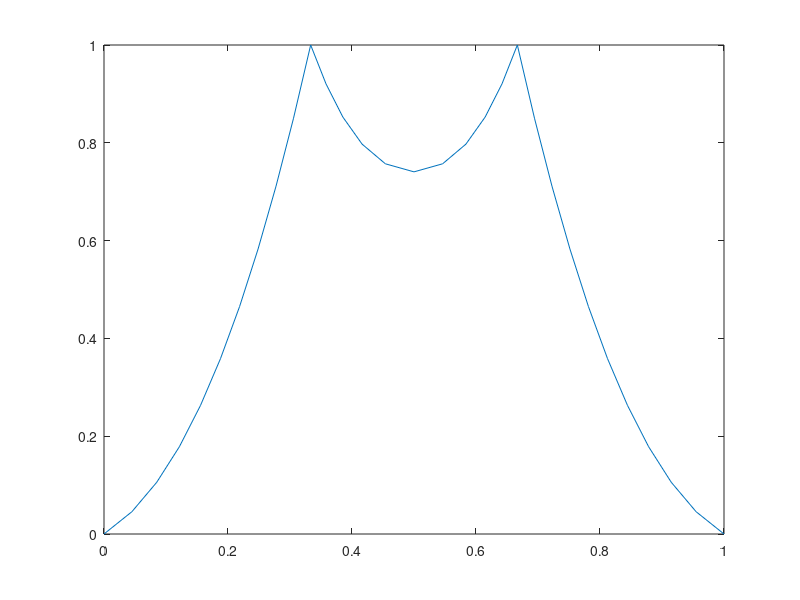
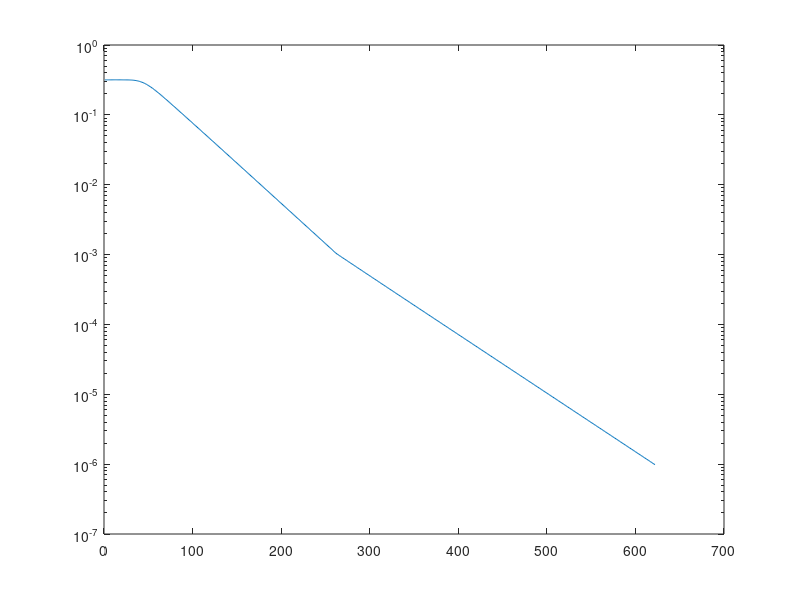

MATLAB code for these plots, in order:
%% variabler
masses = 31;
springs = masses-1;
K = 1;
kPart = K*springs;
massTot = 1;
massPart = massTot/masses;
originaLength = 1;
lengthPart = 1/springs;
alpha = 0.01;

forces = zeros(1,masses);
forceMaxPerIteration = [];

%% skapa  bestämda punkter
% col 1 x, col2 y, col 3 new x, col 4 new y
points = zeros(masses,4);

fixedPoint2Pos = round((masses+1)/3);
fixedPoint3Pos = round((masses+1)*2/3);
% x värden

points(1:fixedPoint2Pos,1)=linspace(0,1/3,fixedPoint2Pos);
% genererar punkter jämt fördelat mellan 1/3 och 2/3
AmountPointsBetween = fixedPoint3Pos-fixedPoint2Pos-1;
PointsBetween = linspace(1/3,2/3,AmountPointsBetween+2);
points(fixedPoint2Pos+1:fixedPoint3Pos-1,1) = PointsBetween(2:AmountPointsBetween+1);

points(fixedPoint3Pos:end,1) = linspace(2/3,1,(length(points)-fixedPoint3Pos+1));

%y värden
points(1:fixedPoint2Pos,2) = linspace(0,1,fixedPoint2Pos);
points(fixedPoint2Pos:fixedPoint3Pos,2) = linspace(1,1,(fixedPoint3Pos-fixedPoint2Pos+1));
points(fixedPoint3Pos:end,2) = linspace(1,0,(length(points)-fixedPoint3Pos+1));

points(:,3) = points(:,1);
points(:,4) = points(:,2);

%% fixpunktsiterera fram punkternas positioner

% fixpunkts iterera tills kraften är tillräkligt liten
forceMax = 1;
while forceMax > 10^-6
    % gör fixpunktsiterationen för alla punkter förutom de redan bestämda
    for k = 2:masses-1
        if k ~= fixedPoint2Pos && k ~= fixedPoint3Pos
            stretchedLength = @(xi,xj,yi,yj) sqrt((xj-xi)^2 + (yj-yi)^2);
            
            stretchedLengthRight = stretchedLength(points(k,1), points(k+1,1), points(k,2), points(k+1,2));
            FxRight = kPart * (stretchedLengthRight-lengthPart)*( ( points(k+1,1)-points(k,1) ) / stretchedLengthRight);
            FyRight = kPart * (stretchedLengthRight-lengthPart)*( ( points(k+1,2)-points(k,2) ) / stretchedLengthRight);
            
            stretchedLengthLeft = stretchedLength(points(k,1), points(k-1,1), points(k,2), points(k-1,2));
            FxLeft = kPart * (stretchedLengthLeft-lengthPart)*( ( points(k-1,1)-points(k,1) ) / stretchedLengthLeft);
            FyLeft = kPart * (stretchedLengthLeft-lengthPart)*( ( points(k-1,2)-points(k,2) ) / stretchedLengthLeft);
            
            Fx = FxRight + FxLeft;
            
            Fy = FyRight + FyLeft - (massPart * 9.82) ;
            
            Ftot = sqrt(Fx^2 + Fy^2);
            forces(k) = Ftot;
            
            newY = points(k,2) + (alpha * Fy);
            newX = points(k,1) + (alpha * Fx);
            
            points(k,3) = newX;
            points(k,4) = newY;
            
        end
        
    end
    points(:,1) = points(:,3);
    points(:,2) = points(:,4);
    forceMax = max(forces);
    forceMaxPerIteration = [forceMaxPerIteration forceMax];
end

%% Plot
figure(1)
plot(points(:,1),points(:,2))
figure(2)
X = linspace(1,length(forceMaxPerIteration),length(forceMaxPerIteration));
semilogy(X,forceMaxPerIteration)
%% test

